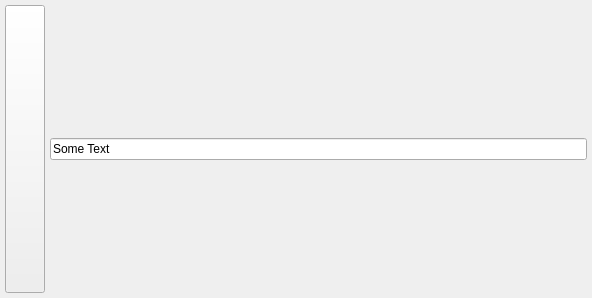
<?xml version="1.0" encoding="UTF-8"?>
<ui version="4.0">
 <class>TestWidgetUi</class>
 <widget class="QWidget" name="TestWidgetUi">
  <property name="geometry">
   <rect>
    <x>0</x>
    <y>0</y>
    <width>592</width>
    <height>298</height>
   </rect>
  </property>
  <property name="sizePolicy">
   <sizepolicy hsizetype="Expanding" vsizetype="Minimum">
    <horstretch>0</horstretch>
    <verstretch>0</verstretch>
   </sizepolicy>
  </property>
  <property name="minimumSize">
   <size>
    <width>0</width>
    <height>58</height>
   </size>
  </property>
  <property name="maximumSize">
   <size>
    <width>16777215</width>
    <height>16777215</height>
   </size>
  </property>
  <property name="baseSize">
   <size>
    <width>5</width>
    <height>0</height>
   </size>
  </property>
  <property name="windowTitle">
   <string>Form</string>
  </property>
  <layout class="QHBoxLayout" name="horizontalLayout">
   <property name="spacing">
    <number>5</number>
   </property>
   <property name="leftMargin">
    <number>5</number>
   </property>
   <property name="topMargin">
    <number>5</number>
   </property>
   <property name="rightMargin">
    <number>5</number>
   </property>
   <property name="bottomMargin">
    <number>5</number>
   </property>
   <item>
    <widget class="VxPushButton" name="m_AcceptButton">
     <property name="sizePolicy">
      <sizepolicy hsizetype="Preferred" vsizetype="Preferred">
       <horstretch>0</horstretch>
       <verstretch>0</verstretch>
      </sizepolicy>
     </property>
     <property name="minimumSize">
      <size>
       <width>0</width>
       <height>0</height>
      </size>
     </property>
     <property name="maximumSize">
      <size>
       <width>16777215</width>
       <height>16777215</height>
      </size>
     </property>
     <property name="text">
      <string/>
     </property>
    </widget>
   </item>
   <item>
    <widget class="QLineEdit" name="m_LineEdit">
     <property name="text">
      <string>Some Text</string>
     </property>
    </widget>
   </item>
  </layout>
 </widget>
 <customwidgets>
  <customwidget>
   <class>VxPushButton</class>
   <extends>QPushButton</extends>
   <header>VxPushButton.h</header>
  </customwidget>
 </customwidgets>
 <resources/>
 <connections/>
</ui>
